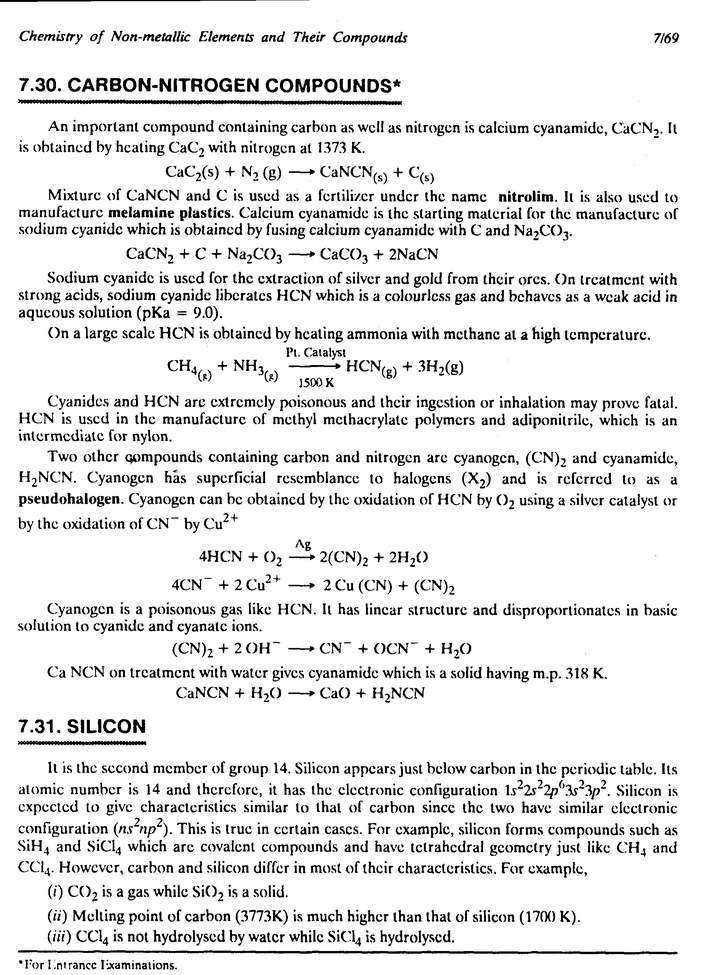
%> input picture ProjectCode/segmentation_classification/image_for_paper.bmp, 724 x 975 px, shrunk from 1901 x 2561 before the run
$ octave --eval "result = turnBlock(imread('image_for_paper.bmp'));"   (GNU Octave 9; MATLAB toolbox functions it lacks are replaced by stand-ins)
%> lines starting %> are read from the running program, lines starting %| are printed output that depends on the picture; in (x1, y1, x2, y2) boxes, pixels count from 0 and x2, y2 are one past the last pixel; in counts of white or black regions, pixels touching at a corner belong together; the program's own positions count from 1
function [img,num]=turnBlock(img)
% turns every character into a block taking its bounding box
% returns the number of such blocks

 [L,num]=bwlabel(img);
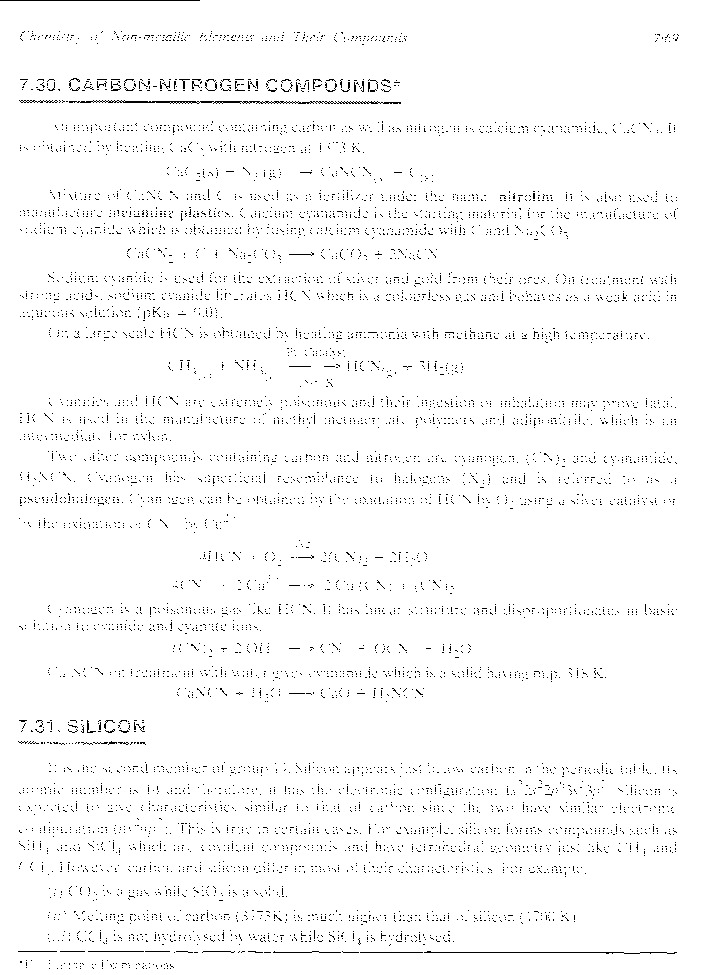
%> L: size 975x724 double; values 0 (black) and 1 (white), 97.6% white; black in thin lines or dots
%> num = 1
    %figure,imshow(line),title(num);

    stat=regionprops(L,'BoundingBox');
%> stat = 1 region; box (x1, y1, x2, y2): (0, 0, 724, 975)
    for j=1:num
        bb=stat(j).BoundingBox;
        r1=round(bb(2));
        c1=round(bb(1));
        r2=r1+round(bb(4));
        c2=c1+round(bb(3));
        img(r1:r2,c1:c2)=1;

    end
%> this loop made 1 pass
%> (bb, r1, c1, r2, c2) on pass 1: ([0.5 0.5 724 975], 1, 1, 976, 725)
%> img: size 976x725 uint8; every value is 1

end

$ run again, on ProjectCode/segmentation_classification/equa.png
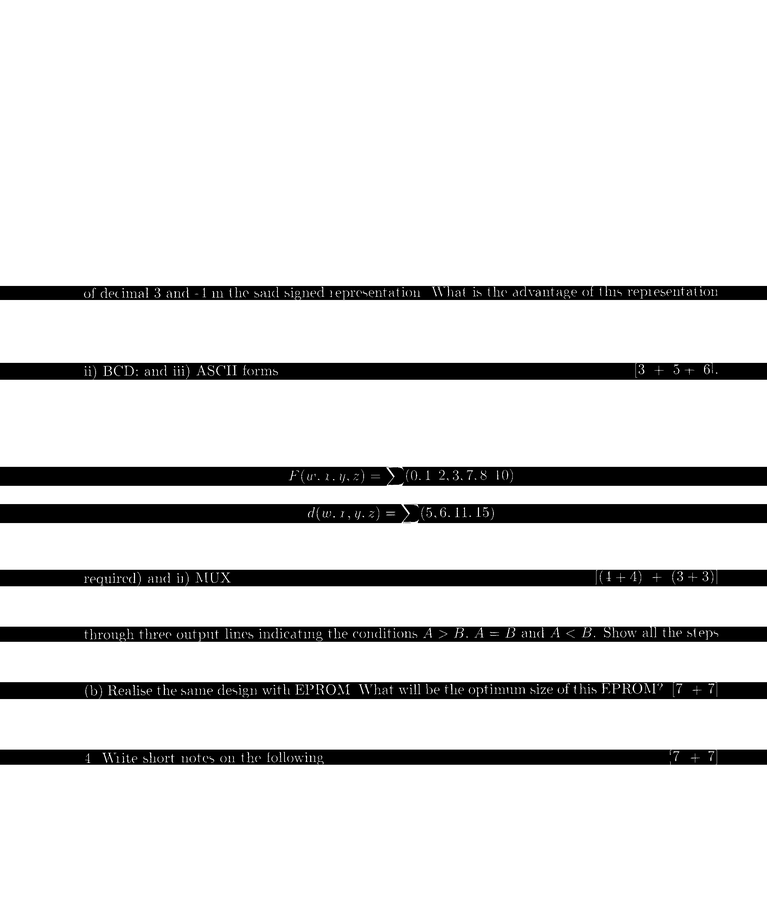
%> input picture ProjectCode/segmentation_classification/equa.png, 767 x 920 px, shrunk from 2181 x 2619 before the run
%> in turnBlock, `[L,num]=bwlabel(img);`:
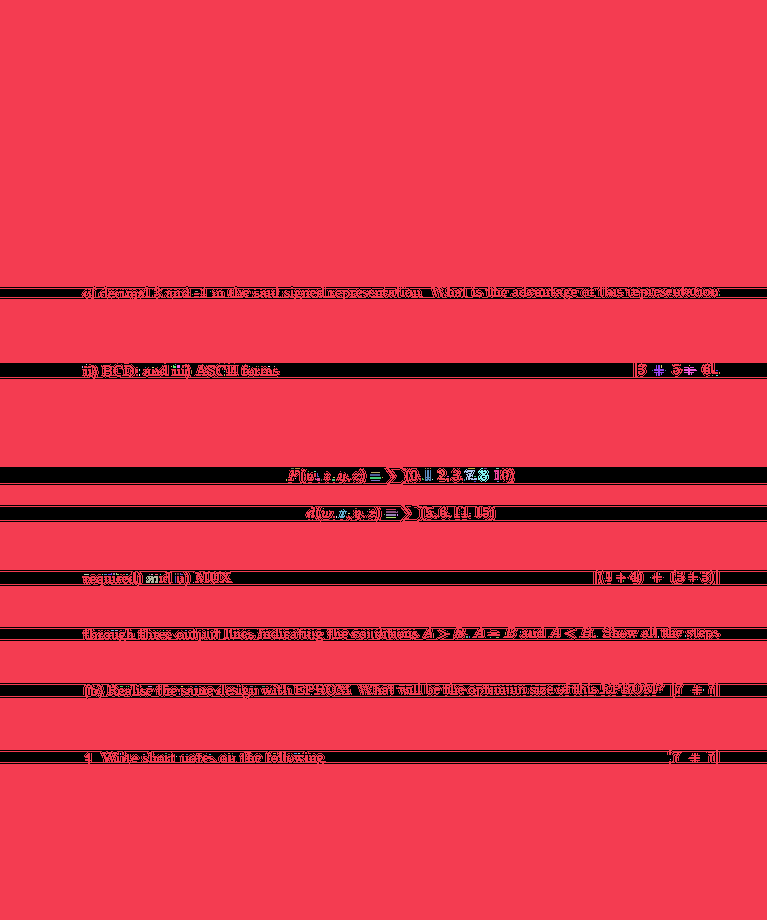
%> L: size 920x767 double; 156 distinct labels, from 0 to 155; one colour per label, 0 black
%> num = 155
%> stat = 155 regions; largest, box (x1, y1, x2, y2): (0, 0, 767, 920), (437, 468, 449, 482), (478, 468, 489, 482), (464, 469, 477, 480), (654, 365, 664, 376)
%> the loop in turnBlock, `for j=1:num` made 155 passes
%> (bb, r1, c1, r2, c2) on passes 1 to 3: ([0.5 0.5 767 920], 1, 1, 921, 768), ([82.5 366.5 1 2], 367, 83, 369, 84), ([84.5 574.5 5 1], 575, 85, 576, 90)
